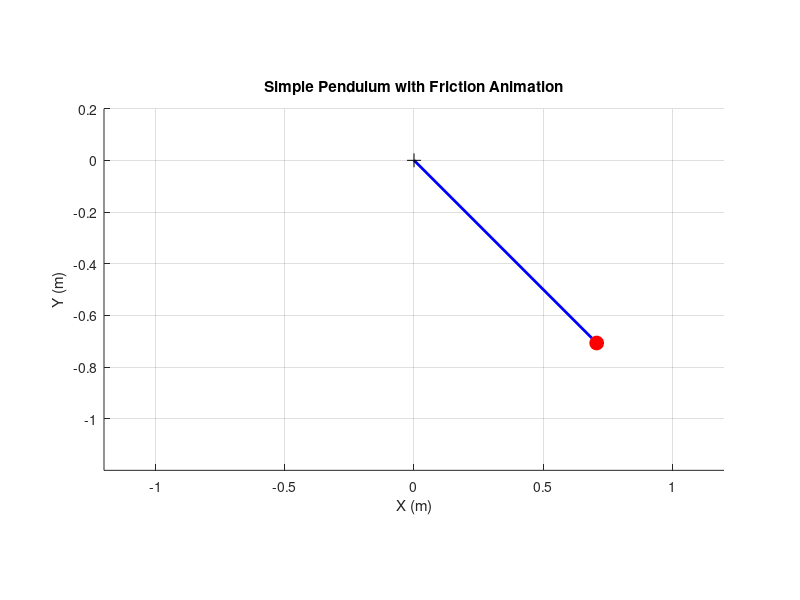

MATLAB code to generate this figure: (Note: this script raises an error after producing the figure.)
% Simple Pendulum Animation with Friction and GIF Generation
clear all; close all; clc;

% Parameters
g = 9.81;           % Gravitational acceleration (m/s^2)
L = 1;              % Length of the pendulum (m)
b = 0.2;            % Damping coefficient (s^-1, adjust for more/less friction)
theta0 = pi/4;      % Initial angle (radians, 45 degrees)
omega0 = 0;         % Initial angular velocity (rad/s)
tspan = [0 10];     % Time span for simulation (s)
dt = 0.05;          % Time step for animation (s)

% Differential equation for the pendulum with viscous damping
ode = @(t, y) [y(2); -b*y(2) - (g/L)*sin(y(1))]; % y(1) = theta, y(2) = dtheta/dt

% Initial conditions [theta, omega]
y0 = [theta0; omega0];

% Solve the differential equation
[t, y] = ode45(ode, tspan, y0);

% Interpolate for smoother animation
t_anim = 0:dt:tspan(end);
theta = interp1(t, y(:,1), t_anim);

% Set up the figure for animation
figure;
set(gcf, 'Position', [100, 100, 600, 400]);
filename = 'pendulum_with_friction_animation.gif';

% Animation loop
for i = 1:length(t_anim)
    % Calculate pendulum position
    x = L * sin(theta(i));
    y = -L * cos(theta(i));
    
    % Plot pendulum
    clf;
    hold on;
    plot([0 x], [0 y], 'b-', 'LineWidth', 2); % String
    plot(x, y, 'ro', 'MarkerSize', 10, 'MarkerFaceColor', 'r'); % Mass
    plot(0, 0, 'k+', 'MarkerSize', 10); % Pivot point
    axis equal;
    axis([-L-0.2 L+0.2 -L-0.2 0.2]);
    xlabel('X (m)');
    ylabel('Y (m)');
    title('Simple Pendulum with Friction Animation');
    grid on;
    
    % Capture the frame
    frame = getframe(gcf);
    im = frame2im(frame);
    [imind, cm] = rgb2ind(im, 256);
    
    % Write to GIF
    if i == 1
        imwrite(imind, cm, filename, 'gif', 'Loopcount', inf, 'DelayTime', dt);
    else
        imwrite(imind, cm, filename, 'gif', 'WriteMode', 'append', 'DelayTime', dt);
    end
    
    drawnow;
end

disp(['GIF saved as: ' filename]);